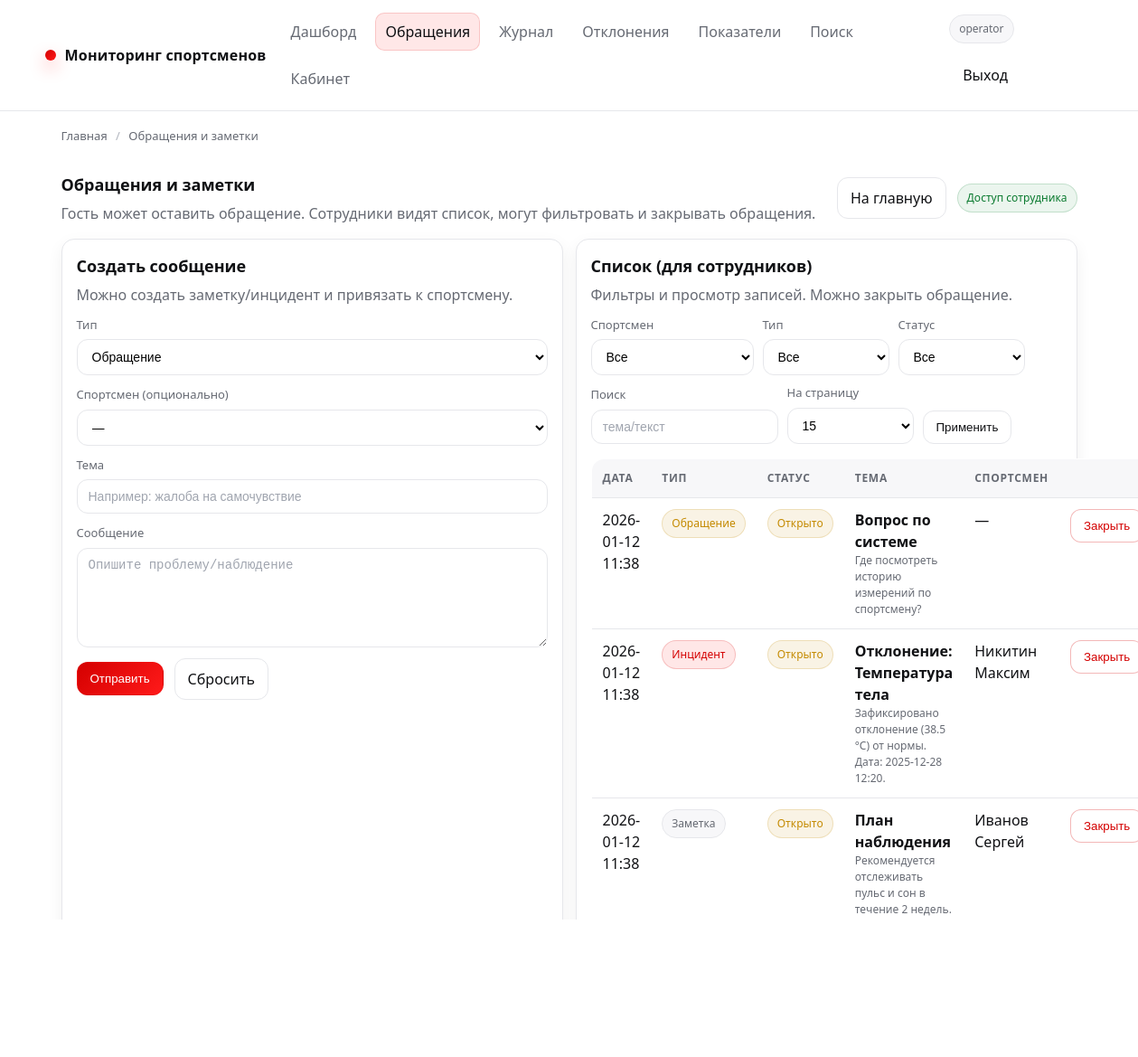
The app's page /feedback/ (signed in) with its own data.
### app/models.py (models this page shows, shortened)
class User(db.Model, UserMixin):
    __tablename__ = "users"
    id = db.Column(db.Integer, primary_key=True)
    username = db.Column(db.String(64), unique=True, nullable=False, index=True)
    email = db.Column(db.String(120), unique=True, nullable=True, index=True)
    password_hash = db.Column(db.String(255), nullable=False)
    role = db.Column(db.String(32), nullable=False, default=ROLE_USER, index=True)
    is_active = db.Column(db.Boolean, nullable=False, default=True)
    created_at = db.Column(db.DateTime, nullable=False, default=datetime.utcnow)
    last_login_at = db.Column(db.DateTime, nullable=True)
    measurements_created = db.relationship(
        "Measurement",
        back_populates="created_by",
        lazy="select",
    )
    feedback_created = db.relationship(
        "Feedback",
        back_populates="author",
        lazy="select",
    )
    exports_created = db.relationship(
        "ExportBatch",
        back_populates="created_by",
        lazy="select",
    )
    teams_managed = db.relationship(
        "Team",
        back_populates="coach",
        lazy="select",
    )
    alerts_closed = db.relationship(
        "Alert",
        back_populates="closed_by",
        lazy="select",
        foreign_keys="Alert.closed_by_id",
    )
    audit_events = db.relationship(
        "AuditLog",
        back_populates="user",
        lazy="select",
    )
    athlete = db.relationship(
        "Athlete",
        back_populates="user",
        uselist=False,
        lazy="select",
    )
    def has_role(self, *roles: str) -> bool:
        return self.role in roles

class Feedback(db.Model):
    __tablename__ = "feedback"
    id = db.Column(db.Integer, primary_key=True)
    athlete_id = db.Column(db.Integer, db.ForeignKey("athletes.id"), nullable=True, index=True)
    author_id = db.Column(db.Integer, db.ForeignKey("users.id"), nullable=True, index=True)
    kind = db.Column(db.String(32), nullable=False, default=FEEDBACK_KIND_NOTE, index=True)
    status = db.Column(db.String(32), nullable=False, default=ALERT_STATUS_OPEN, index=True)  # open/closed
    title = db.Column(db.String(160), nullable=False)
    message = db.Column(db.Text, nullable=False)
    created_at = db.Column(db.DateTime, nullable=False, default=datetime.utcnow, index=True)
    closed_at = db.Column(db.DateTime, nullable=True)
    athlete = db.relationship("Athlete", back_populates="feedback", lazy="select")
    author = db.relationship("User", back_populates="feedback_created", lazy="select")

class Athlete(db.Model):
    __tablename__ = "athletes"
    id = db.Column(db.Integer, primary_key=True)
    user_id = db.Column(db.Integer, db.ForeignKey("users.id"), nullable=True, unique=True, index=True)
    user = db.relationship("User", back_populates="athlete", lazy="select")
    full_name = db.Column(db.String(180), nullable=False, index=True)
    birth_date = db.Column(db.Date, nullable=True)
    gender = db.Column(db.String(16), nullable=True)  # "M"/"F"/etc
    team_id = db.Column(db.Integer, db.ForeignKey("teams.id"), nullable=True, index=True)
    team = db.relationship("Team", back_populates="athletes", lazy="select")
    notes = db.Column(db.Text, nullable=True)
    created_at = db.Column(db.DateTime, nullable=False, default=datetime.utcnow)
    is_active = db.Column(db.Boolean, nullable=False, default=True)
    measurements = db.relationship(
        "Measurement",
        back_populates="athlete",
        cascade="all, delete-orphan",
        lazy="select",
    )
    feedback = db.relationship(
        "Feedback",
        back_populates="athlete",
        lazy="select",
    )
    norms = db.relationship(
        "AthleteIndicatorNorm",
        back_populates="athlete",
        cascade="all, delete-orphan",
        lazy="select",
    )

### app/feedback.py (the view, shortened to what this page needs)
@bp.get("/")
def feedback_home():
    bc = crumbs(("Главная", url_for("routes.index")), ("Обращения и заметки", ""))
    athletes_query = Athlete.query.filter_by(is_active=True)
    if is_coach(current_user):
        team_ids = get_coach_team_ids(current_user)
        if team_ids:
            athletes_query = athletes_query.filter(Athlete.team_id.in_(team_ids))
    athletes = athletes_query.order_by(Athlete.full_name.asc()).all()
    is_staff = _is_staff_user()
    athlete_id = request.args.get("athlete_id", type=int)
    kind = (request.args.get("kind") or "").strip() or None
    status = (request.args.get("status") or "").strip() or None
    q = (request.args.get("q") or "").strip()
    page = clamp_int(request.args.get("page"), default=1, min_value=1, max_value=10_000)
    per_page = clamp_int(request.args.get("per_page"), default=15, min_value=5, max_value=100)
    items = []
    total = 0
    pages = 1
    if is_staff:
        query = Feedback.query.order_by(Feedback.created_at.desc())
        if is_coach(current_user):
            team_ids = get_coach_team_ids(current_user)
            if team_ids:
                query = query.join(Feedback.athlete).filter(Athlete.team_id.in_(team_ids))
        if athlete_id:
            query = query.filter(Feedback.athlete_id == athlete_id)
        if kind:
            query = query.filter(Feedback.kind == kind)
        if status:
            query = query.filter(Feedback.status == status)
        total = query.count()
        pages = (total + per_page - 1) // per_page if per_page else 1
        items = query.offset((page - 1) * per_page).limit(per_page).all()
    return render_template(
        "feedback.html",  # <-- актуальное имя по твоему скрину
        breadcrumbs=bc,
        athletes=athletes,
        is_staff=is_staff,
        items=items,
        pagination={
            "page": page,
            "per_page": per_page,
            "total": total,
            "pages": pages,
            "has_prev": page > 1,
            "has_next": page < pages,
            "prev_page": page - 1 if page > 1 else None,
            "next_page": page + 1 if page < pages else None,
        },
        filters={
            "athlete_id": athlete_id,
            "kind": kind or "",
            "status": status or "",
            "q": q,
        },
        kinds=[FEEDBACK_KIND_REQUEST, FEEDBACK_KIND_NOTE, FEEDBACK_KIND_INCIDENT],
        statuses=[ALERT_STATUS_OPEN, ALERT_STATUS_CLOSED],
    )

### app/templates/feedback.html (shortened to what this page needs)
{% extends "base.html" %}
{% block content %}
  <div class="row space-between">
    <div>
      <h1 class="card__title" style="margin:0;">Обращения и заметки</h1>
      <p class="card__subtitle" style="margin:6px 0 0;">
        Гость может оставить обращение. Сотрудники видят список, могут фильтровать и закрывать обращения.
      </p>
    </div>
    <div class="row">
      <a class="btn" href="{{ url_for('routes.index') }}">На главную</a>
      {% if is_staff %}
        <span class="badge badge--ok">Доступ сотрудника</span>
      {% else %}
        <span class="badge badge--warn">Публичная форма</span>
      {% endif %}
    </div>
  </div>
  <div class="grid grid--2 mt-16">
    <div class="card">
      <div class="card__body">
        <h2 class="card__title">Создать сообщение</h2>
        <p class="card__subtitle">
          {% if is_staff %}
            Можно создать заметку/инцидент и привязать к спортсмену.
          {% else %}
            Оставьте обращение (без привязки к спортсмену).
          {% endif %}
        </p>
        <form class="form mt-12" method="post" action="{{ url_for('feedback.feedback_create') }}">
          {% if is_staff %}
            <div class="field">
              <label>Тип</label>
              <select name="kind">
                <option value="request">Обращение</option>
              </select>
            </div>
            <div class="field">
              <label>Спортсмен (опционально)</label>
              <select name="athlete_id">
                <option value="">—</option>
              </select>
            </div>
          {% endif %}
          <div class="field">
            <label>Тема</label>
            <input class="input" name="title" required placeholder="Например: жалоба на самочувствие">
          </div>
          <div class="field">
            <label>Сообщение</label>
            <textarea name="message" required placeholder="Опишите проблему/наблюдение"></textarea>
          </div>
          <div class="row">
            <button class="btn btn--primary" type="submit">Отправить</button>
            <a class="btn" href="{{ url_for('feedback.feedback_home') }}">Сбросить</a>
          </div>
        </form>
      </div>
    </div>
    <div class="card">
      <div class="card__body">
        <h2 class="card__title">Список (для сотрудников)</h2>
        <p class="card__subtitle">
          {% if is_staff %}
            Фильтры и просмотр записей. Можно закрыть обращение.
          {% else %}
            Доступно только сотрудникам (врач/тренер/админ/оператор).
          {% endif %}
        </p>
        {% if is_staff %}
          <form class="filters mt-12" method="get" action="{{ url_for('feedback.feedback_home') }}" data-autosubmit="1">
            <div class="field">
              <label>Спортсмен</label>
              <select name="athlete_id">
                <option value="">Все</option>
              </select>
            </div>
            <div class="field field--sm">
              <label>Тип</label>
              <select name="kind">
                <option value="" {% if not filters.kind %}selected{% endif %}>Все</option>
              </select>
            </div>
            <div class="field field--sm">
              <label>Статус</label>
              <select name="status">
                <option value="" {% if not filters.status %}selected{% endif %}>Все</option>
              </select>
            </div>
            <div class="field">
              <label>Поиск</label>
              <input class="input" name="q" value="{{ filters.q }}" placeholder="тема/текст">
            </div>
            <div class="field field--sm">
              <label>На страницу</label>
              <select name="per_page">
                {% for n in [10,15,25,50,100] %}
                  <option value="{{ n }}" {% if pagination.per_page==n %}selected{% endif %}>{{ n }}</option>
                {% endfor %}
              </select>
            </div>
            <div class="actions">
              <button class="btn" type="submit">Применить</button>
            </div>
          </form>
          {% if items and items|length > 0 %}
            <table class="table mt-16">
              <thead>
                <tr>
                  <th>Дата</th>
                  <th>Тип</th>
                  <th>Статус</th>
                  <th>Тема</th>
                  <th>Спортсмен</th>
                  <th></th>
                </tr>
              </thead>
              <tbody>
                {% for f in items %}
                  <tr>
                    <td>{{ f.created_at.strftime('%Y-%m-%d %H:%M') }}</td>
                    <td>
                      {% if f.kind == 'incident' %}
                        <span class="badge badge--bad">Инцидент</span>
                      {% elif f.kind == 'note' %}
                        <span class="badge">Заметка</span>
                      {% else %}
                        <span class="badge badge--warn">Обращение</span>
                      {% endif %}
                    </td>
                    <td>
                      {% if f.status == 'closed' %}
                        <span class="badge badge--ok">Закрыто</span>
                      {% else %}
                        <span class="badge badge--warn">Открыто</span>
                      {% endif %}
                    </td>
                    <td>
                      <b>{{ f.title }}</b>
                      <div style="color: var(--muted); font-size: 12px;">
                        {{ f.message[:140] }}{% if f.message and f.message|length > 140 %}…{% endif %}
                      </div>
                    </td>
                    <td>
                      {% if f.athlete %}
                        <a href="{{ url_for('routes.product', athlete_id=f.athlete.id) }}">{{ f.athlete.full_name }}</a>
                      {% else %}
                        —
                      {% endif %}
                    </td>
                    <td style="text-align:right;">
                      {% if f.status != 'closed' %}
                        <form method="post" action="{{ url_for('feedback.feedback_close', fb_id=f.id) }}" style="display:inline;">
                          <button class="btn btn--danger" type="submit" data-confirm="Закрыть обращение?">Закрыть</button>
                        </form>
                      {% else %}
                        <span class="badge badge--ok">OK</span>
                      {% endif %}
                    </td>
                  </tr>
                {% endfor %}
              </tbody>
            </table>
          {% else %}
            <p class="mt-16" style="margin:0; color: var(--muted);">Записей нет.</p>
          {% endif %}
        {% endif %}
      </div>
    </div>
  </div>
{% endblock %}

### app/templates/partials/_nav.html (shortened to what this page needs)
<header class="header">
  <div class="container header__inner">
    <a class="brand" href="{{ url_for('routes.index') }}">
      <span class="brand__dot" aria-hidden="true"></span>
      <span>{{ APP_TITLE or "Мониторинг спортсменов" }}</span>
    </a>
    <nav class="nav" aria-label="Навигация">
      {% if is_authenticated %}
        <a href="{{ url_for('routes.index') }}"
           class="{% if request.endpoint == 'routes.index' %}is-active{% endif %}">
          Дашборд
        </a>
      {% endif %}
      <a href="{{ url_for('feedback.feedback_home') }}"
         class="{% if request.endpoint and request.endpoint.startswith('feedback.') %}is-active{% endif %}">
        Обращения
      </a>
      {% if is_staff %}
        <a href="{{ url_for('routes.catalog') }}"
           class="{% if request.endpoint == 'routes.catalog' %}is-active{% endif %}">
          Журнал
        </a>
        <a href="{{ url_for('routes.offers') }}"
           class="{% if request.endpoint == 'routes.offers' %}is-active{% endif %}">
          Отклонения
        </a>
        {% if is_admin or is_doctor or is_operator %}
          <a href="{{ url_for('routes.categories') }}"
             class="{% if request.endpoint == 'routes.categories' %}is-active{% endif %}">
            Показатели
          </a>
        {% endif %}
        <a href="{{ url_for('routes.search') }}"
           class="{% if request.endpoint == 'routes.search' %}is-active{% endif %}">
          Поиск
        </a>
      {% endif %}
      {% if current_user.is_authenticated %}
        <a href="{{ url_for('cabinet.cabinet_home') }}"
           class="{% if request.endpoint and request.endpoint.startswith('cabinet.') %}is-active{% endif %}">
          Кабинет
        </a>
      {% endif %}
    </nav>
    <div class="row">
      {% if current_user.is_authenticated %}
        <span class="badge" data-tip="Роль: {{ current_user.role }}">
          {{ current_user.username }}
        </span>
        <a class="btn btn--ghost" href="{{ url_for('auth.logout') }}">Выход</a>
      {% else %}
        <a class="btn" href="{{ url_for('auth.login') }}">Вход</a>
        <a class="btn btn--primary" href="{{ url_for('auth.register') }}">Регистрация</a>
      {% endif %}
    </div>
  </div>
</header>

### records on screen
User: username "operator"
Feedback: created_at "2026-01-12 11:38", kind "Обращение", status "Открыто", title "Вопрос по системе", message "Где посмотреть историю измерений по спортсмену?"
Feedback: created_at "2026-01-12 11:38", kind "Инцидент", status "Открыто", title "Отклонение: Температура тела", message "Зафиксировано отклонение (38.5 °C) от нормы. Дата: 2025-12-28 12:20.", athlete.full_name "Никитин Максим"
Feedback: created_at "2026-01-12 11:38", kind "Заметка", status "Открыто", title "План наблюдения", message "Рекомендуется отслеживать пульс и сон в течение 2 недель.", athlete.full_name "Иванов Сергей"

### other values on screen
{{ APP_TITLE or "Мониторинг спортсменов" }} "Мониторинг спортсменов"
{{ item.title }} "Главная"
{{ item.title }} "Обращения и заметки"
form field per_page "15"
